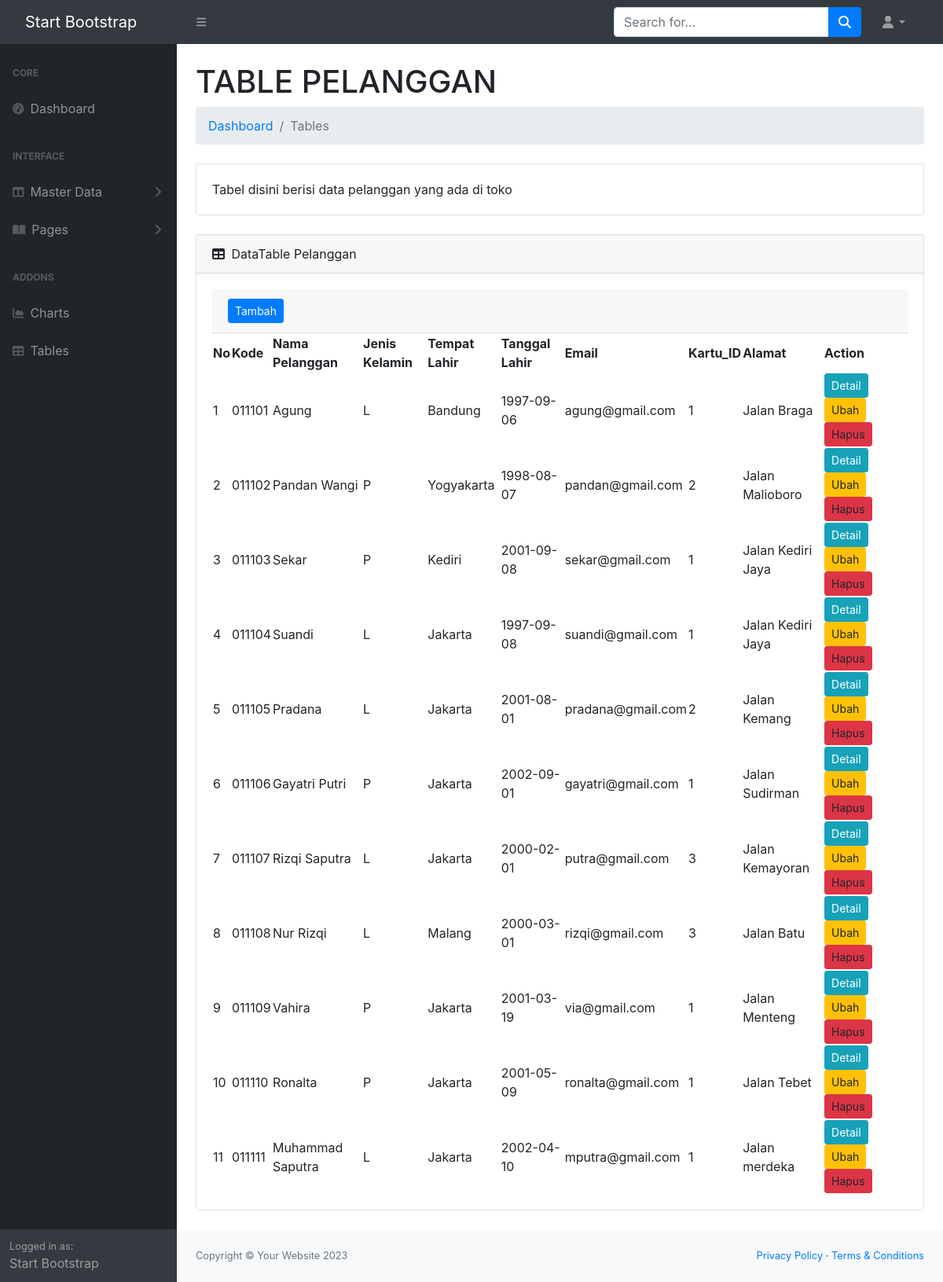
The app's page /index.php?url=pelanggan with its own data.
### tables this page shows
CREATE TABLE `pelanggan` (
  `id` int(11) NOT NULL,
  `kode` varchar(10) DEFAULT NULL,
  `nama_pelanggan` varchar(50) DEFAULT NULL,
  `jk` char(1) DEFAULT NULL,
  `tmp_lahir` varchar(30) DEFAULT NULL,
  `tgl_lahir` date DEFAULT NULL,
  `email` varchar(45) DEFAULT NULL,
  `kartu_id` int(11) NOT NULL,
  `alamat` varchar(40) DEFAULT NULL
);

CREATE TABLE `kartu` (
  `id` int(11) NOT NULL,
  `kode` varchar(6) DEFAULT NULL,
  `nama` varchar(30) NOT NULL,
  `diskon` double DEFAULT NULL,
  `iuran` double DEFAULT NULL
);

### models/Pelanggan.php (called while the page is built, shortened)
<?php
class Pelanggan {
    private $koneksi;
    public function __construct(){
        global $dbh;
        $this->koneksi = $dbh;
    }
    public function dataPelanggan(){
        $sql = "SELECT pelanggan.*, kartu.id as kartu_id FROM pelanggan INNER JOIN kartu ON kartu.id = pelanggan.kartu_id";
        $ps = $this->koneksi->prepare($sql);
        $ps->execute();
        $rs = $ps->fetchAll();
        return $rs;
    }
}
?>

### pelanggan.php (the view, shortened to what this page needs)
<?php
$model = new Pelanggan();
$data_pelanggan = $model->dataPelanggan();
?>
<h1 class="mt-4">TABLE PELANGGAN</h1>
<ol class="breadcrumb mb-4">
    <li class="breadcrumb-item"><a href="index.php?url=dashboard">Dashboard</a></li>
    <li class="breadcrumb-item active">Tables</li>
</ol>
<div class="card mb-4">
    <div class="card-body">
        Tabel disini berisi data pelanggan yang ada di toko
    </div>
</div>
<div class="card mb-4">
    <div class="card-header">
        <i class="fas fa-table me-1"></i>
        DataTable Pelanggan
    </div>
    <div class="card-body">
        <div class="card-header">
            <a href="index.php?url=pelanggan_form" class="btn btn-primary btn-sm"> Tambah</a>
        </div>
        <table id="datatablesSimple">
            <thead>
                <tr>
                    <th>No</th>
                    <th>Kode</th>
                    <th>Nama Pelanggan</th>
                    <th>Jenis Kelamin</th>
                    <th>Tempat Lahir</th>
                    <th>Tanggal Lahir</th>
                    <th>Email</th>
                    <th>Kartu_ID</th>
                    <th>Alamat</th>
                    <th>Action</th>
                </tr>
            </thead>
            <tbody>
                <?php
                $no = 1;
                foreach($data_pelanggan as $row){
                    ?>
                <tr>
                    <td><?= $no ?></td>
                    <td><?= $row['kode']?></td>
                    <td><?= $row['nama_pelanggan']?></td>
                    <td><?= $row['jk']?></td>
                    <td><?= $row['tmp_lahir']?></td>
                    <td><?= $row['tgl_lahir']?></td>
                    <td><?= $row['email']?></td>
                    <td><?= $row['kartu_id']?></td>
                    <td><?= $row['alamat']?></td>
                    <td>
                        <form action="pelanggan_controller.php" method="POST">
                            <a class="btn btn-info btn-sm" href="index.php?url=pelanggan_detail&id=<?= $row ['id'] ?>">Detail</a>
                            <a class="btn btn-warning btn-sm">Ubah</a>
                            <a class="btn btn-danger btn-sm">Hapus</a>
                        </form>
                    </td>
                </tr>
                <?php
                    $no++;
                }
                ?>
            </tbody>
        </table>
    </div>
</div>
</div>
                <?php
                    include_once 'bottom.php';
                ?>

### records on screen
pelanggan: kode "011101", nama_pelanggan "Agung", jk "L", tmp_lahir "Bandung", tgl_lahir "1997-09-06", email "agung@gmail.com", kartu "1", alamat "Jalan Braga"
pelanggan: kode "011102", nama_pelanggan "Pandan Wangi", jk "P", tmp_lahir "Yogyakarta", tgl_lahir "1998-08-07", email "pandan@gmail.com", kartu "2", alamat "Jalan Malioboro"
pelanggan: kode "011103", nama_pelanggan "Sekar", jk "P", tmp_lahir "Kediri", tgl_lahir "2001-09-08", email "sekar@gmail.com", kartu "1", alamat "Jalan Kediri Jaya"
pelanggan: kode "011104", nama_pelanggan "Suandi", jk "L", tmp_lahir "Jakarta", tgl_lahir "1997-09-08", email "suandi@gmail.com", kartu "1", alamat "Jalan Kediri Jaya"
pelanggan: kode "011105", nama_pelanggan "Pradana", jk "L", tmp_lahir "Jakarta", tgl_lahir "2001-08-01", email "pradana@gmail.com", kartu "2", alamat "Jalan Kemang"
pelanggan: kode "011106", nama_pelanggan "Gayatri Putri", jk "P", tmp_lahir "Jakarta", tgl_lahir "2002-09-01", email "gayatri@gmail.com", kartu "1", alamat "Jalan Sudirman"
pelanggan: kode "011107", nama_pelanggan "Rizqi Saputra", jk "L", tmp_lahir "Jakarta", tgl_lahir "2000-02-01", email "putra@gmail.com", kartu "3", alamat "Jalan Kemayoran"
pelanggan: kode "011108", nama_pelanggan "Nur Rizqi", jk "L", tmp_lahir "Malang", tgl_lahir "2000-03-01", email "rizqi@gmail.com", kartu "3", alamat "Jalan Batu"
pelanggan: kode "011109", nama_pelanggan "Vahira", jk "P", tmp_lahir "Jakarta", tgl_lahir "2001-03-19", email "via@gmail.com", kartu "1", alamat "Jalan Menteng"
pelanggan: kode "011110", nama_pelanggan "Ronalta", jk "P", tmp_lahir "Jakarta", tgl_lahir "2001-05-09", email "ronalta@gmail.com", kartu "1", alamat "Jalan Tebet"
pelanggan: kode "011111", nama_pelanggan "Muhammad Saputra", jk "L", tmp_lahir "Jakarta", tgl_lahir "2002-04-10", email "mputra@gmail.com", kartu "1", alamat "Jalan merdeka"
